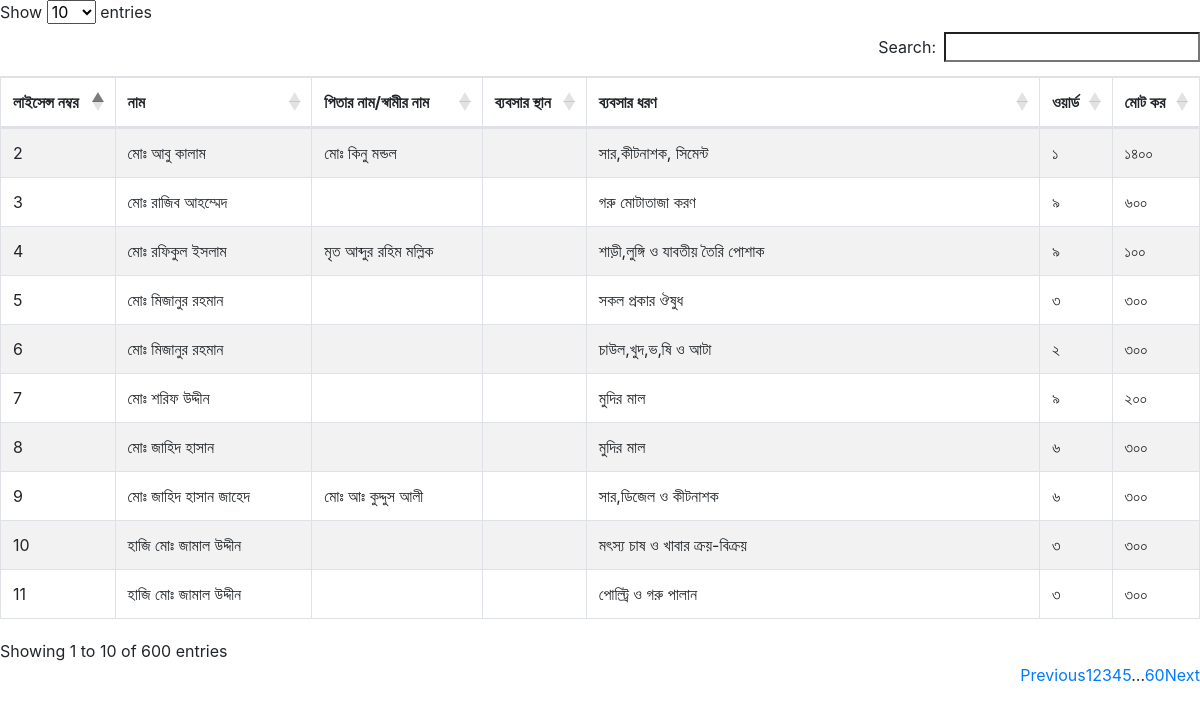
The page /banijjik.php on the database its author committed.
### tables this page shows
CREATE TABLE `tadeentry` (
  `id` int(11) NOT NULL,
  `licence_no` varchar(255) NOT NULL,
  `name` varchar(255) NOT NULL,
  `father_husband` varchar(255) NOT NULL,
  `mother_name` varchar(255) NOT NULL,
  `word` varchar(255) NOT NULL,
  `bplace` varchar(255) NOT NULL,
  `tradename` varchar(255) NOT NULL,
  `babshardhoron` varchar(255) NOT NULL,
  `kor` varchar(255) NOT NULL,
  `voterid` varchar(255) NOT NULL,
  `mobileno` varchar(255) NOT NULL,
  `upozela` varchar(255) NOT NULL,
  `zela` varchar(255) NOT NULL,
  `date` varchar(255) NOT NULL
);

### banijjik.php (the view, shortened to what this page needs)
<?php
include 'dbconnect.php';
?>
<!DOCTYPE html>
<html lang="en">
<head>
    <link rel="stylesheet" href="https://cdnjs.cloudflare.com/ajax/libs/twitter-bootstrap/4.5.2/css/bootstrap.css">
    <link rel="stylesheet" href="https://cdn.datatables.net/1.10.23/css/dataTables.bootstrap4.min.css">
</head>
<body>
    <table id="example" class="table table-striped table-bordered" style="width:100%">
        <thead>
            <tr>
                <th>লাইসেন্স নম্বর</th>
                <th>নাম</th>
                <th>পিতার নাম/স্বামীর নাম</th>
                <th>ব্যবসার স্থান</th>
                <th>ব্যবসার ধরণ</th>
                <th>ওয়ার্ড</th>
                <th>মোট কর</th>
            </tr>
        </thead>
        <tbody>
            <?php
            $query = "SELECT * FROM tadeentry  ";
            $all_data = mysqli_query($con, $query);
            while ($row = mysqli_fetch_array($all_data)) {
            ?>
                <tr>
                    <td><?= $row['licence_no'] ?></td>
                    <td><?= $row['name'] ?></td>
                    <td><?= $row['father_husband'] ?></td>
                    <td><?= $row['messars'] ?></td>
                    <td><?= $row['babshardhoron'] ?></td>
                    <td><?= $row['word'] ?></td>
                    <td><?= $row['kor'] ?></td>
                </tr>
            <?php
            }
            ?>
        </tbody>
    </table>
</body>
</html>

### rows shown on the page
tadeentry: licence_no "2", name "মোঃ আবু কালাম", father_husband "মোঃ কিনু মন্ডল", babshardhoron "সার,কীটনাশক, সিমেন্ট", word "১", kor "১৪০০"
tadeentry: licence_no "3", name "মোঃ রাজিব আহম্মেদ", babshardhoron "গরু মোটাতাজা করণ", word "৯", kor "৬০০"
tadeentry: licence_no "4", name "মোঃ রফিকুল ইসলাম", father_husband "মৃত আব্দুর রহিম মল্লিক", babshardhoron "শাড়ী,লুঙ্গি ও যাবতীয় তৈরি পোশাক", word "৯", kor "১০০"
tadeentry: licence_no "5", name "মোঃ মিজানুর রহমান", babshardhoron "সকল প্রকার ঔষুধ", word "৩", kor "৩০০"
tadeentry: licence_no "6", name "মোঃ মিজানুর রহমান", babshardhoron "চাউল,খুদ,ভ‚ষি ও আটা", word "২", kor "৩০০"
tadeentry: licence_no "7", name "মোঃ শরিফ উদ্দীন", babshardhoron "মুদির মাল", word "৯", kor "২০০"
tadeentry: licence_no "8", name "মোঃ জাহিদ হাসান", babshardhoron "মুদির মাল", word "৬", kor "৩০০"
tadeentry: licence_no "9", name "মোঃ জাহিদ হাসান জাহেদ", father_husband "মোঃ আঃ কুদ্দুস আলী", babshardhoron "সার,ডিজেল ও কীটনাশক", word "৬", kor "৩০০"
tadeentry: licence_no "10", name "হাজি মোঃ জামাল উদ্দীন", babshardhoron "মৎস্য চাষ ও খাবার ক্রয়-বিক্রয়", word "৩", kor "৩০০"
tadeentry: licence_no "11", name "হাজি মোঃ জামাল উদ্দীন", babshardhoron "পোল্ট্রি ও গরু পালান", word "৩", kor "৩০০"
